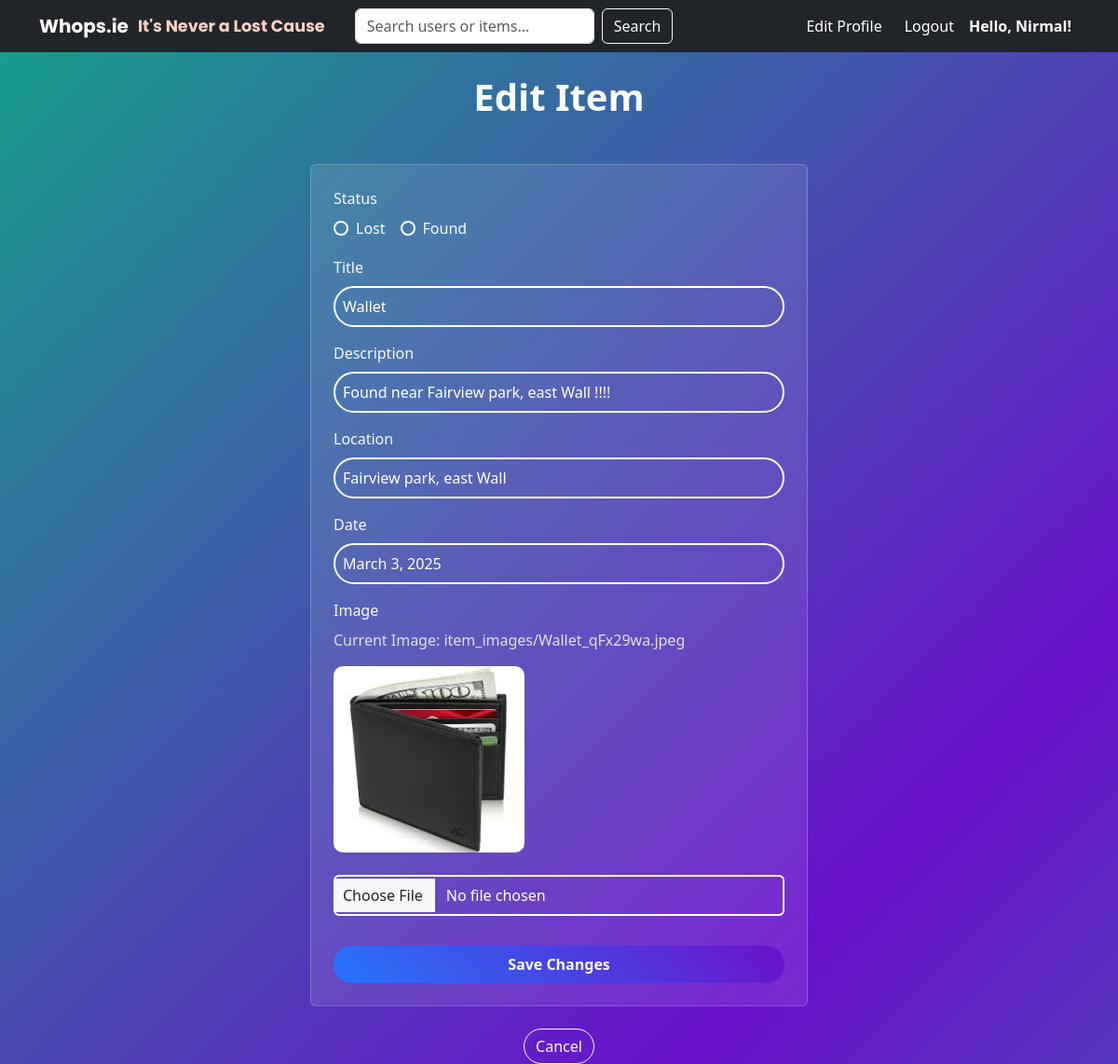
The page /edit-item/10/ (signed in) on the database as committed earlier.
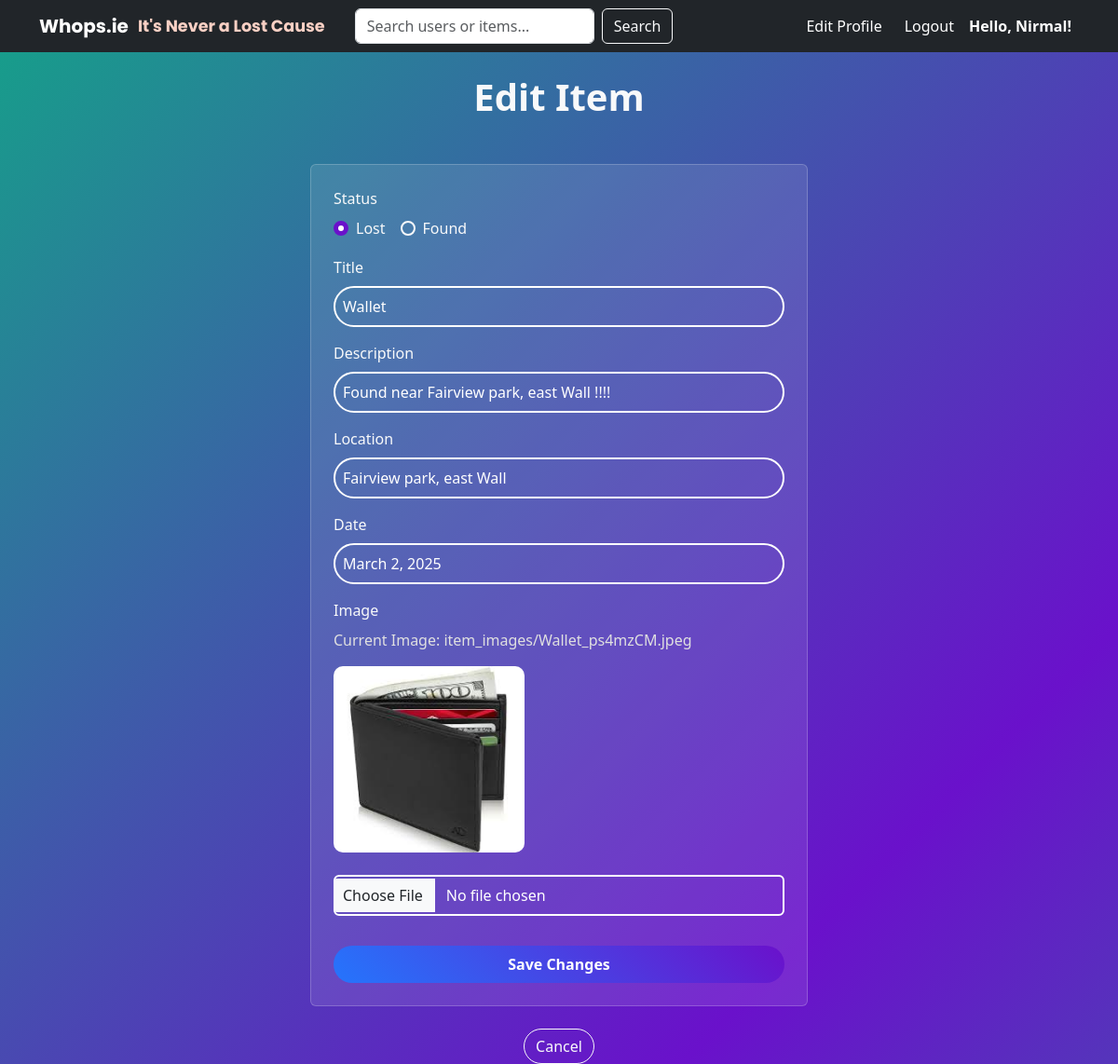
The same page on the database as committed later.
### lf_box/models.py (models this page shows, shortened)
class Item(models.Model):
    STATUS_CHOICES = [('L', 'Lost'),('F', 'Found'),]
    title = models.CharField(max_length=100)
    description = models.TextField()
    location = models.CharField(max_length=100)
    date = models.DateField()
    image = models.ImageField(upload_to='item_images/')               #Django will save the image to the given path and save the image path to DB
    status = models.CharField(max_length=1, choices=STATUS_CHOICES, default='L')  #status choice will be made from variable defined initially "STATUS_CHOICES".
    user = models.ForeignKey(User, on_delete=models.CASCADE)          #Links each Item to a USer that posted it.
    labels = models.CharField(max_length=100, blank=True, null=True)  #Allowing user field to be blank or null.

### lf_box/views.py (the view)
# urls.py: path('edit-item/<int:item_id>/', views.edit_items, name='edit_items'),
def edit_items(request, item_id):
    item = get_object_or_404(Item, id=item_id, user=request.user)
    profile = get_object_or_404(Profile, user=request.user)  # Get the user's profile
    if request.method == "POST":
        form = ItemForm(request.POST, request.FILES, instance=item)
        if form.is_valid():
            form.save()
            return redirect(reverse('view_profile', kwargs={'profile_id': profile.id}))
    else:
        form = ItemForm(instance=item)
    return render(request, 'lf_box/edit_item.html', {'form': form})

### lf_box/forms.py
class ItemForm(forms.ModelForm):
    class Meta:
        model = Item
        fields = ['title', 'description', 'location', 'date', 'image', 'status']

### lf_box/templates/lf_box/edit_item.html (shortened to what this page needs)
{% extends 'lf_box/base.html' %}
{% block content %}
<div class="container-fluid mt-4">
    <div class="row">
        <div class="col-md-6 offset-md-3">
            <div class="text-center mb-5">
                <h1 class="fw-bold" style="color: #f8f9fa;">Edit Item</h1>
            </div>
            <div class="card p-4 mb-4" style="background-color: rgba(255, 255, 255, 0.1); border: 1px solid rgba(255, 255, 255, 0.2);">
                <form method="post" enctype="multipart/form-data">
                    <div class="mb-3">
                        <label class="form-label" style="color: #f8f9fa;">Status</label>
                        <div class="d-flex gap-3">
                            <div class="form-check">
                                <input class="form-check-input" type="radio" name="status" id="status-lost" value="L"
                                       {% if form.status.value == "L" %}checked{% endif %}>
                                <label class="form-check-label" for="status-lost" style="color: #f8f9fa;">Lost</label>
                            </div>
                            <div class="form-check">
                                <input class="form-check-input" type="radio" name="status" id="status-found" value="F"
                                       {% if form.status.value == "F" %}checked{% endif %}>
                                <label class="form-check-label" for="status-found" style="color: #f8f9fa;">Found</label>
                            </div>
                        </div>
                    </div>
                    {% for field in form %}
                        {% if field.name != 'status' %}
                        <div class="mb-3">
                            <label for="{{ field.id_for_label }}" class="form-label" style="color: #f8f9fa;">{{ field.label }}</label>
                            {% if field.field.widget.input_type == 'file' %}
                                {% if field.value %}
                                    <div class="mb-2">
                                        <p style="color: #e0e0e0;">Current Image: {{ field.value }}</p>
                                        <img src="{{ field.value.url }}" alt="Current Image" class="img-fluid mb-3" style="border-radius: 10px; max-height: 200px;">
                                    </div>
                                {% endif %}
                                <input type="file" name="{{ field.name }}" id="{{ field.id_for_label }}"
                                       class="form-control bg-transparent text-white border-2 border-white p-2 input-field"
                                       style="transition: all 0.3s;">
                            {% else %}
                                <input type="{{ field.field.widget.input_type }}" name="{{ field.name }}" id="{{ field.id_for_label }}"
                                       class="form-control rounded-pill bg-transparent text-white border-2 border-white p-2 input-field"
                                       placeholder="Enter {{ field.label }}"
                                       value="{% if field.field.widget.input_type == 'date' %}{{ field.value|date:'Y-m-d' }}{% else %}{{ field.value|default_if_none:'' }}{% endif %}"
                                       style="transition: all 0.3s;">
                            {% endif %}
                        </div>
                        {% endif %}
                    {% endfor %}
                    <div class="text-center">
                        <button type="submit" class="btn w-100 rounded-pill p-2 fw-bold mt-3"
                                style="background: linear-gradient(45deg, #2575fc, #6a11cb); color: white; border: none; transition: all 0.3s;">
                            Save Changes
                        </button>
                    </div>
                </form>
            </div>
            <div class="text-center">
                <a href="{% url 'view_profile' request.user.profile.id %}" class="btn btn-outline-light rounded-pill">Cancel</a>
            </div>
        </div>
    </div>
</div>
{% endblock %}

### lf_box/templates/lf_box/base.html (shortened to what this page needs)
<!DOCTYPE html>
<html lang="en">
<head>
    <link href="https://cdn.jsdelivr.net/npm/bootstrap@5.3.0/dist/css/bootstrap.min.css" rel="stylesheet">
</head>
<body>
    {% if request.resolver_match.url_name != "login" %}
    <nav class="navbar navbar-expand-lg bg-dark navbar-dark">
        <div class="container">
            <a class="navbar-brand fw-bold" href="{% url 'home' %}">
                Whops.ie
                <span class="tagline">It's Never a Lost Cause</span>
            </a>
            <form class="d-flex mx-3" action="{% url 'search' %}" method="get">
                <input class="form-control me-2" type="search" name="q" placeholder="Search users or items..." aria-label="Search">
                <button class="btn btn-outline-light" type="submit">Search</button>
            </form>
            <div class="collapse navbar-collapse justify-content-end" id="navbarNav">
                <ul class="navbar-nav align-items-center">
                    {% if user.is_authenticated %}
                        <li class="nav-item">
                            <a class="nav-link" href="{% url 'edit_profile' %}">Edit Profile</a>
                        </li>
                        <li class="nav-item">
                            <a class="nav-link btn btn-outline-light ms-2" href="{% url 'logout' %}">Logout</a>
                        </li>
                        <li class="nav-item">
                            <span class="nav-link text-white fw-bold">Hello, {{ user.username }}!</span>
                        </li>
                    {% endif %}
                </ul>
            </div>
        </div>
    </nav>
    {% endif %}
    <div class="container mt-4">
        {% block content %}
        {% endblock %}
    </div>
</body>
</html>

### lf_box/templates/lf_box/base.html (style rules this page uses)
body { background: linear-gradient(135deg, #15a189, #6a11cb, #15a189, #15a189, #2575fc, #15a189); background-size: 400% 400%; animation: gradientBG 15s ease infinite; color: white; }
.navbar { background-color: rgba(0, 0, 0, 0.8); }
.navbar-brand, .navbar-nav .nav-link { color: #ffffff !important; }
.navbar-brand { display: flex; align-items: center; gap: 10px; font-family: 'Poppins', sans-serif; }
.tagline { font-size: 1.1rem; color: #fad0c4; font-family: 'Poppins', sans-serif; }

### lf_box/templates/lf_box/edit_item.html (style rules this page uses)
.form-check-input { background-color: transparent; border: 2px solid #f8f9fa; }
.form-check-input:checked { background-color: #6a11cb; border-color: #6a11cb; }
.btn-outline-light { transition: all 0.3s; }

Rows that differ between the two databases and show on the page:
changed Item "Wallet": date "March 3, 2025" → "March 2, 2025"; image "item_images/Wallet_qFx29wa.jpeg" → "item_images/Wallet_ps4mzCM.jpeg" (drawn); status "☐ Lost" → (not shown); status "☐ Found" → (not shown)
Other text that changed with them:
form field status: (not shown) → "☑ Lost"
form field status: (not shown) → "☐ Found"
new list line: "Image Current Image: "
new list line: "item_images/Wallet_ps4mzCM.jpeg"
list line gone: "Image Current Image: "
list line gone: "item_images/Wallet_qFx29wa.jpeg"
